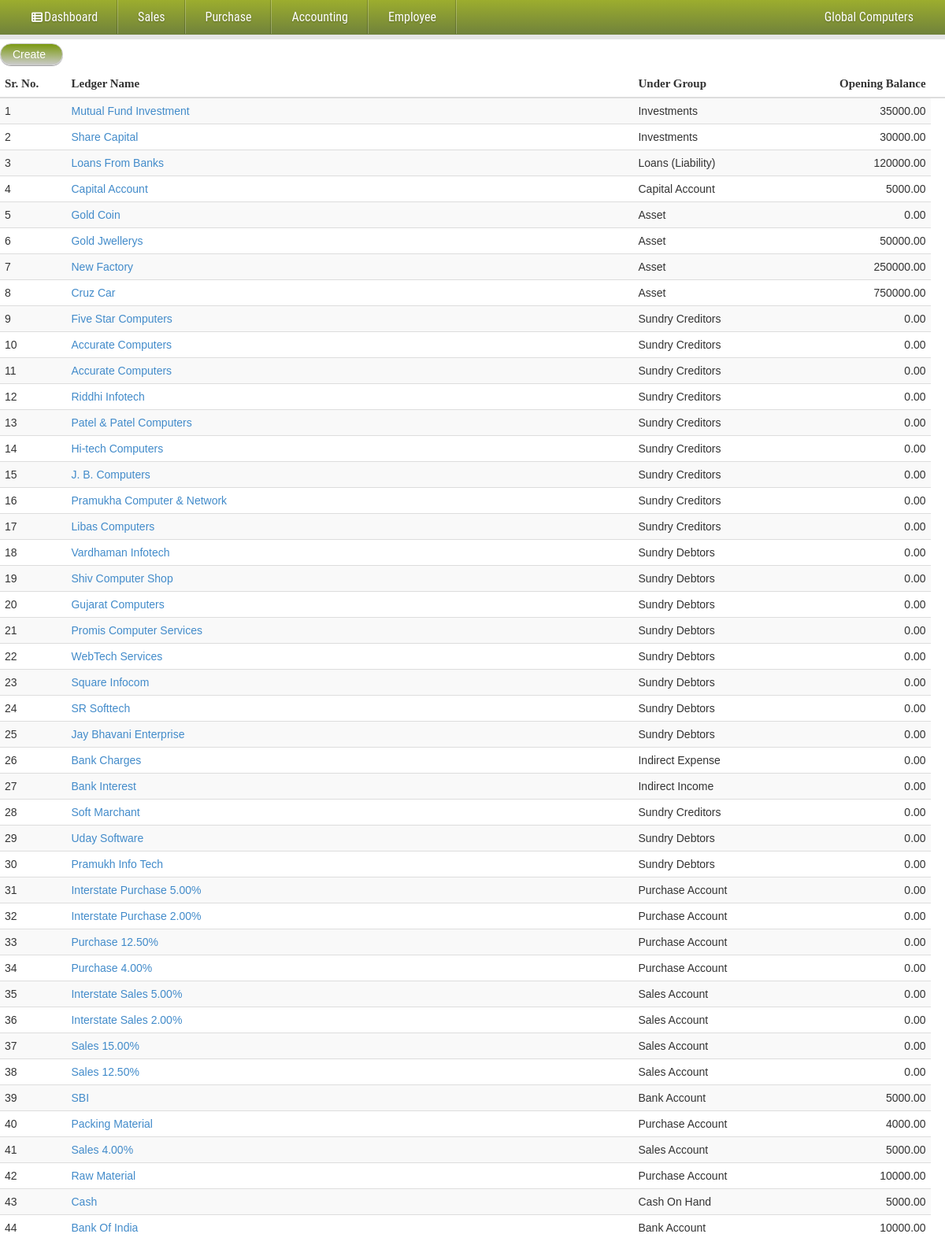
Page /admin/ledger_list.php (signed in) on the committed database.
### tables this page shows
CREATE TABLE IF NOT EXISTS `ledger_master` (
  `ledger_id` int(10) NOT NULL AUTO_INCREMENT,
  `ledger_name` varchar(100) NOT NULL,
  `opening_bal` double(8,2) NOT NULL,
  `ledger_date` date NOT NULL,
  `group_id` int(4) NOT NULL,
  PRIMARY KEY (`ledger_id`)
);

CREATE TABLE IF NOT EXISTS `group_master` (
  `group_id` int(4) NOT NULL AUTO_INCREMENT,
  `group_name` varchar(100) NOT NULL,
  PRIMARY KEY (`group_id`)
);

### admin/ledger_list.php (the view, shortened to what this page needs)
<?php include_once("header.php");?>
<form action="" method="post" role="form">
	<a href="#modal" id="btn-create">Create</a><br /><br/>
  <div class="table-responsive">
    <table class="table  table-striped">
      <thead>
        <tr>
		   <th><b id="b-title">Sr. No.</b></th>
          <th><b id="b-title">Ledger Name</b></th>
		  <th><b id="b-title">Under Group</b></th>
		  <th style="text-align:right"><b id="b-title">Opening Balance</b></th>
		 <th></th>
        </tr>
      </thead>
      <tbody>
		  <?php
		  $i=1;
	 echo "<tr>";
	  $rs=mysql_query("select a.group_id,ledger_id,ledger_name,group_name,opening_bal,group_name from ledger_master a, group_master b where a.group_id = b.group_id order by ledger_id desc")or die(mysql_error());
	  while($row=mysql_fetch_array($rs))
	  {
	  	echo "<td>".$i++."</td>";
	  	echo "<td width=60%><a href='accounting.php?ledger=".$row['ledger_id']."'>".ucwords($row['ledger_name'])."</td>";
		echo "<td>".ucwords($row['group_name'])."</td>";
		echo "<td align=right>".$row['opening_bal']."</td>";
		echo "</tr>";
	  }
	  ?>
      </tbody>
    </table>
  </div>
</form>

### styles/style.css (style rules this page uses)
body { margin: 0; padding: 0; color: #414141; }
#b-title { font-family:"Times New Roman", Times, serif; font-size:15px; }
#btn-create { background: -webkit-linear-gradient(180deg, #CCCCCC, #79980d); background: -o-linear-gradient(180deg, #333333, #79980d); background: -moz-linear-gradient(180deg, #333333, #79980d); background: linear-gradient(1deg,#CCCCCC,#79980d); filter: progid:DXImageTransform.Microsoft.gradient(GradientType=0,StartColorStr='#f6f6f6', EndColorStr='#e1e1e1'); border: 1px solid #ccc; color:#FFFFFF; display:inline-block; min-width:80px; float:left; font-family:Verdana, Arial, Helvetica, sans-serif; margin-right:0px; margin-bottom:5px; padding:3px 0px; padding-left:15px; margin-top:5px; text-decoration:none; border-radius:20px; -moz-border-radius:20px; -webkit-border-radius:20px; -moz-box-shadow:0 1px rgba(0,0,0,.35); -webkit-box-shadow:0 1px rgba(0,0,0,.35); }

### styles/popup.css (style rules this page uses)
html, body, div, span, applet, object, iframe, h1, h2, h3, h4, h5, h6, p, blockquote, pre, a, abbr, acronym, address, big, cite, code, del, dfn, em, img, ins, kbd, q, s, samp, small, strike, strong, sub, sup, tt, var, b, u, i, center, dl, dt, dd, ol, ul, li, fieldset, form, label, legend, table, caption, tbody, tfoot, thead, tr, th, td, article, aside, canvas, details, embed, figure, figcaption, footer, header, hgroup, menu, nav, output, ruby, section, summary, time, mark, audio, video { margin: 0; padding: 0; border: 0; font-size: 100%; font: inherit; vertical-align: baseline; }
body { line-height: 1; }
table { border-collapse: collapse; border-spacing: 0; }

### rows in the picture
ledger_master: ledger_name "Mutual Fund Investment", group.group_name "Investments", opening_bal "35000.00"
ledger_master: ledger_name "Share Capital", group.group_name "Investments", opening_bal "30000.00"
ledger_master: ledger_name "Loans From Banks", group.group_name "Loans (Liability)", opening_bal "120000.00"
ledger_master: ledger_name "Capital Account", group.group_name "Capital Account", opening_bal "5000.00"
ledger_master: ledger_name "Gold Coin", group.group_name "Asset", opening_bal "0.00"
ledger_master: ledger_name "Gold Jwellerys", group.group_name "Asset", opening_bal "50000.00"
ledger_master: ledger_name "New Factory", group.group_name "Asset", opening_bal "250000.00"
ledger_master: ledger_name "Cruz Car", group.group_name "Asset", opening_bal "750000.00"
ledger_master: ledger_name "Five Star Computers", group.group_name "Sundry Creditors", opening_bal "0.00"
ledger_master: ledger_name "Accurate Computers", group.group_name "Sundry Creditors", opening_bal "0.00"
ledger_master: ledger_name "Accurate Computers", group.group_name "Sundry Creditors", opening_bal "0.00"
ledger_master: ledger_name "Riddhi Infotech", group.group_name "Sundry Creditors", opening_bal "0.00"
ledger_master: ledger_name "Patel & Patel Computers", group.group_name "Sundry Creditors", opening_bal "0.00"
ledger_master: ledger_name "Hi-tech Computers", group.group_name "Sundry Creditors", opening_bal "0.00"
ledger_master: ledger_name "J. B. Computers", group.group_name "Sundry Creditors", opening_bal "0.00"
ledger_master: ledger_name "Pramukha Computer & Network", group.group_name "Sundry Creditors", opening_bal "0.00"
ledger_master: ledger_name "Libas Computers", group.group_name "Sundry Creditors", opening_bal "0.00"
ledger_master: ledger_name "Vardhaman Infotech", group.group_name "Sundry Debtors", opening_bal "0.00"
ledger_master: ledger_name "Shiv Computer Shop", group.group_name "Sundry Debtors", opening_bal "0.00"
ledger_master: ledger_name "Gujarat Computers", group.group_name "Sundry Debtors", opening_bal "0.00"
ledger_master: ledger_name "Promis Computer Services", group.group_name "Sundry Debtors", opening_bal "0.00"
ledger_master: ledger_name "WebTech Services", group.group_name "Sundry Debtors", opening_bal "0.00"
ledger_master: ledger_name "Square Infocom", group.group_name "Sundry Debtors", opening_bal "0.00"
ledger_master: ledger_name "SR Softtech", group.group_name "Sundry Debtors", opening_bal "0.00"
ledger_master: ledger_name "Jay Bhavani Enterprise", group.group_name "Sundry Debtors", opening_bal "0.00"
ledger_master: ledger_name "Bank Charges", group.group_name "Indirect Expense", opening_bal "0.00"
ledger_master: ledger_name "Bank Interest", group.group_name "Indirect Income", opening_bal "0.00"
ledger_master: ledger_name "Soft Marchant", group.group_name "Sundry Creditors", opening_bal "0.00"
ledger_master: ledger_name "Uday Software", group.group_name "Sundry Debtors", opening_bal "0.00"
ledger_master: ledger_name "Pramukh Info Tech", group.group_name "Sundry Debtors", opening_bal "0.00"
ledger_master: ledger_name "Interstate Purchase 5.00%", group.group_name "Purchase Account", opening_bal "0.00"
ledger_master: ledger_name "Interstate Purchase 2.00%", group.group_name "Purchase Account", opening_bal "0.00"
ledger_master: ledger_name "Purchase 12.50%", group.group_name "Purchase Account", opening_bal "0.00"
ledger_master: ledger_name "Purchase 4.00%", group.group_name "Purchase Account", opening_bal "0.00"
ledger_master: ledger_name "Interstate Sales 5.00%", group.group_name "Sales Account", opening_bal "0.00"
ledger_master: ledger_name "Interstate Sales 2.00%", group.group_name "Sales Account", opening_bal "0.00"
ledger_master: ledger_name "Sales 15.00%", group.group_name "Sales Account", opening_bal "0.00"
ledger_master: ledger_name "Sales 12.50%", group.group_name "Sales Account", opening_bal "0.00"
ledger_master: ledger_name "SBI", group.group_name "Bank Account", opening_bal "5000.00"
ledger_master: ledger_name "Packing Material", group.group_name "Purchase Account", opening_bal "4000.00"
ledger_master: ledger_name "Sales 4.00%", group.group_name "Sales Account", opening_bal "5000.00"
ledger_master: ledger_name "Raw Material", group.group_name "Purchase Account", opening_bal "10000.00"
ledger_master: ledger_name "Cash", group.group_name "Cash On Hand", opening_bal "5000.00"
ledger_master: ledger_name "Bank Of India", group.group_name "Bank Account", opening_bal "10000.00"

### other values in the picture
$_SESSION['ossem_enterprise_name'] "Global Computers"
